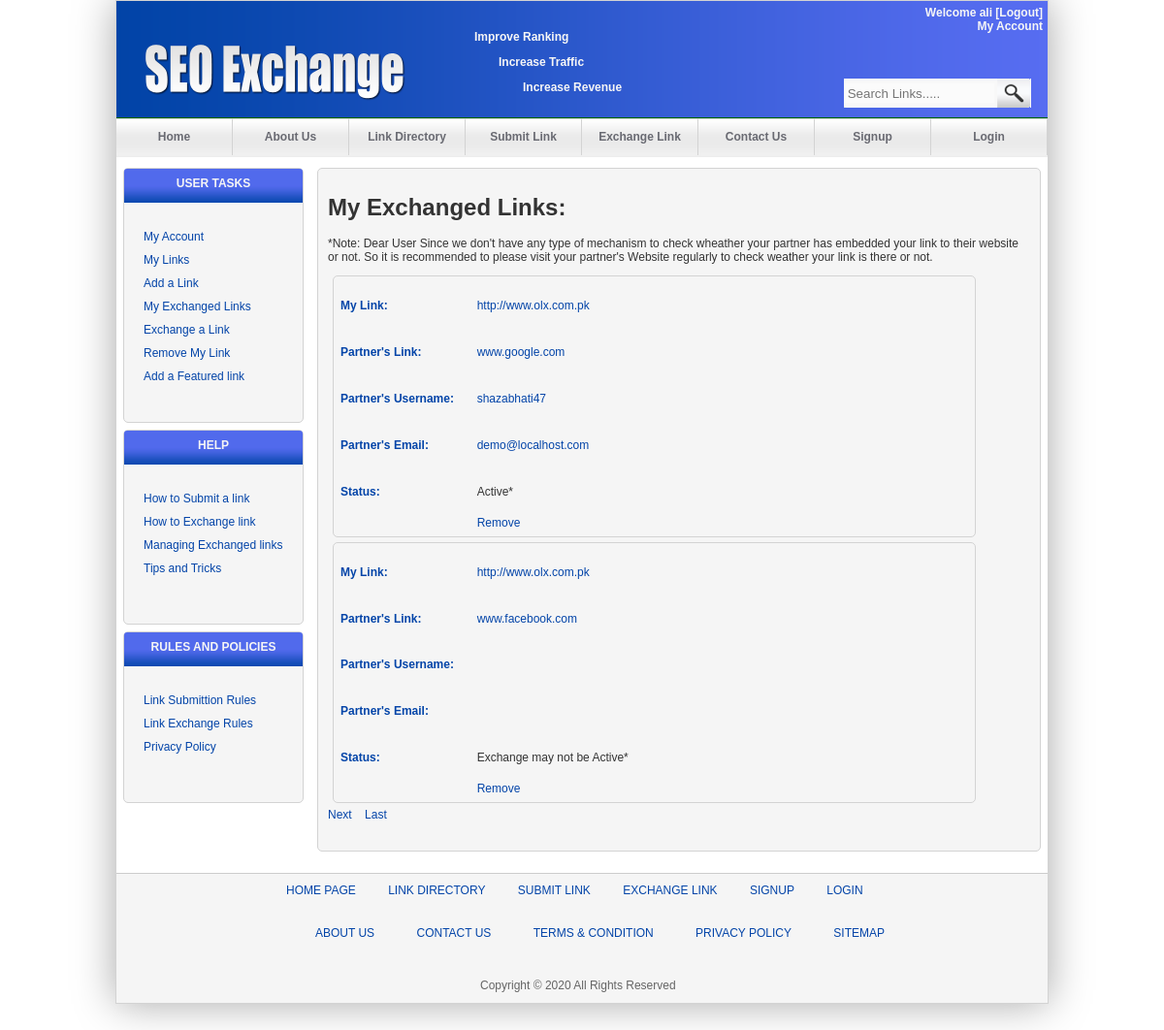
Page /MyExchangedLinks.php (signed in) on the committed database.
### tables this page shows
CREATE TABLE IF NOT EXISTS `links` (
  `id` int(11) NOT NULL AUTO_INCREMENT,
  `title` varchar(30) NOT NULL,
  `link` varchar(100) NOT NULL,
  `category` int(11) NOT NULL,
  `subcatgory` int(11) NOT NULL,
  `discription` text NOT NULL,
  `keywords` text NOT NULL,
  `email` varchar(50) NOT NULL,
  `isFeatured` tinyint(1) NOT NULL,
  `user` int(11) DEFAULT NULL,
  PRIMARY KEY (`id`),
  KEY `category` (`category`),
  KEY `subcatgory` (`subcatgory`),
  KEY `user` (`user`)
);

CREATE TABLE IF NOT EXISTS `users` (
  `id` int(11) NOT NULL AUTO_INCREMENT,
  `username` varchar(50) NOT NULL,
  `password` varchar(50) NOT NULL,
  `email` varchar(50) NOT NULL,
  PRIMARY KEY (`id`)
);

CREATE TABLE IF NOT EXISTS `exchangedlinks` (
  `id` int(11) NOT NULL AUTO_INCREMENT,
  `link1` int(11) DEFAULT NULL,
  `user1` int(11) DEFAULT NULL,
  `link2` int(11) DEFAULT NULL,
  `user2` int(11) DEFAULT NULL,
  `isValid` tinyint(1) DEFAULT NULL,
  PRIMARY KEY (`id`),
  KEY `link1` (`link1`),
  KEY `user1` (`user1`),
  KEY `link2` (`link2`),
  KEY `user2` (`user2`)
);

### MyExchangedLinks.php (the view, shortened to what this page needs)
<?php require_once('Connections/seoExchangeDbConnection.php'); ?>
<?php
if (!function_exists("GetSQLValueString")) {
function GetSQLValueString($theValue, $theType, $theDefinedValue = "", $theNotDefinedValue = "")
{
  $theValue = function_exists("mysql_real_escape_string") ? mysql_real_escape_string($theValue) : mysql_escape_string($theValue);
  switch ($theType) {
    case "long":
    case "int":
      $theValue = ($theValue != "") ? intval($theValue) : "NULL";
      break;
  }
  return $theValue;
}
}
$currentPage = $_SERVER["PHP_SELF"];
$maxRows_RecordsetExchangedLinks = 2;
$pageNum_RecordsetExchangedLinks = 0;
$startRow_RecordsetExchangedLinks = $pageNum_RecordsetExchangedLinks * $maxRows_RecordsetExchangedLinks;
$colname_RecordsetExchangedLinks = "-1";
if (isset($_SESSION['MM_UserId'])) {
  $colname_RecordsetExchangedLinks = $_SESSION['MM_UserId'];
}
$query_RecordsetExchangedLinks = sprintf("SELECT * FROM exchangedlinks WHERE user1 = %s OR user2 = %s", GetSQLValueString($colname_RecordsetExchangedLinks, "int"),GetSQLValueString($colname_RecordsetExchangedLinks, "int"));
$query_limit_RecordsetExchangedLinks = sprintf("%s LIMIT %d, %d", $query_RecordsetExchangedLinks, $startRow_RecordsetExchangedLinks, $maxRows_RecordsetExchangedLinks);
$RecordsetExchangedLinks = mysql_query($query_limit_RecordsetExchangedLinks, $seoExchangeDbConnection) or die(mysql_error());
$row_RecordsetExchangedLinks = mysql_fetch_assoc($RecordsetExchangedLinks);
if (isset($_GET['totalRows_RecordsetExchangedLinks'])) {
  $totalRows_RecordsetExchangedLinks = $_GET['totalRows_RecordsetExchangedLinks'];
} else {
  $all_RecordsetExchangedLinks = mysql_query($query_RecordsetExchangedLinks);
  $totalRows_RecordsetExchangedLinks = mysql_num_rows($all_RecordsetExchangedLinks);
}
$totalPages_RecordsetExchangedLinks = ceil($totalRows_RecordsetExchangedLinks/$maxRows_RecordsetExchangedLinks)-1;
$queryString_RecordsetExchangedLinks = "";
$queryString_RecordsetExchangedLinks = sprintf("&totalRows_RecordsetExchangedLinks=%d%s", $totalRows_RecordsetExchangedLinks, $queryString_RecordsetExchangedLinks);
?>
<!DOCTYPE html PUBLIC "-//W3C//DTD XHTML 1.0 Transitional//EN" "http://www.w3.org/TR/xhtml1/DTD/xhtml1-transitional.dtd">
<html xmlns="http://www.w3.org/1999/xhtml">
<head>
<link href="Styles/main.css" rel="stylesheet" type="text/css" />
<link href="SpryAssets/SpryMenuBarHorizontal.css" rel="stylesheet" type="text/css" />
</head>
<body>
<div id="HeaderText">
  <p>Improve Ranking</p>
  <p style="text-indent:25px">Increase Traffic</p>
  <p style="text-indent:50px">Increase Revenue</p>
</div>
<div id="container" style="height:1033px">
  <div id="header">
    <div id="logo"> <a href="index.php"><img src="images/Logo SEO Exchange.png" width="268" height="58" alt="seo Exchange Logo" longdesc="index.php" border="none;"/></a></div>
    <div id="navbar">
      <ul id="MenuBar1" class="MenuBarHorizontal">
        <li><a href="index.php">Home</a></li>
        <li><a href="AboutUs.php">About Us</a></li>
        <li><a href="LinkDirectory.php">Link Directory</a></li>
        <li><a href="SubmitLink.php">Submit Link</a></li>
        <li><a href="ExchangeLink.php">Exchange Link</a></li>
        <li><a href="ContactUs.php">Contact Us</a></li>
        <li><a href="Signup.php">Signup</a></li>
        <li><a href="login.php">Login</a></li>
      </ul>
    </div>
    <div id="DivUserWelcome">
      <?php
	   $urlLogout="<a href='/doLogout.php' style='color:#F6F6F6'> [Logout] </a>";
if (isset($_SESSION['MM_Username'])){echo "Welcome  ".$_SESSION['MM_Username']."  ".$urlLogout;
          echo  "<br /><a href='/myAccount.php' style='color:#F6F6F6'> My Account </a><br />";}?>
    </div>
    <div id="searchbar">
      <form id="Searchform" name="Searchform" method="get" action="Search.php">
        <input name="searchField" type="text" id="searchField" placeholder=" Search Links....." />
        <input type="submit" name="searchButton" id="searchButton" value="  " />
      </form>
    </div>
  </div>
  <div id="main">
    <div id="sidebar">
      <div class="panel">
        <div class="panelHeading">user tasks</div>
        <div class="panelBody">
          <ul>
            <?php
		  if (isset($_SESSION['MM_Username'])){?>
            <li><a href="../myAccount.php">My Account</a></li>
            <?php }?>
            <a href="myLinks.php">
            <li>My Links</li>
            </a> <a href="SubmitLink.php">
            <li>Add a Link</li>
            </a> <a href="MyExchangedLinks.php">
            <li>My Exchanged Links</li>
            </a> <a href="ExchangeLink.php">
            <li>Exchange a Link</li>
            </a> <a href="RemoveMyLink.php">
            <li>Remove My  Link</li>
            </a> <a href="AddFeatured.php">Add a Featured link</a>
          </ul>
        </div>
      </div>
      <div class="panel">
        <div class="panelHeading">Help</div>
        <div class="panelBody">
          <ul>
            <a href="HowToSubmitLink.php">
            <li>How to Submit a link</li>
            </a> <a href="HowToExchange.php">
            <li>How to Exchange link</li>
            </a> <a href="HowToManage.php">
            <li>Managing Exchanged links</li>
            </a> <a href="Tips.php">
            <li>Tips and Tricks</li>
            </a>
          </ul>
        </div>
      </div>
      <div class="panel">
        <div class="panelHeading">Rules and policies</div>
        <div class="panelBody">
          <ul>
            <a href="LinkSubmitRules.php">
            <li>Link Submittion Rules</li>
            </a> <a href="LinkExchangeRules.php">
            <li>Link Exchange Rules</li>
            </a> <a href="Privacy.php">
            <li>Privacy Policy </li>
            </a>
          </ul>
        </div>
      </div>
    </div>
    <div id="content" style="height:734px">
      <div class="panel">
        <div class="panelBody">
          <h1>My Exchanged Links:</h1>
          <p>*Note: Dear User Since we don't have any type of mechanism to check wheather your partner has embedded your link to their website or not. So it is recommended to please visit your partner's Website regularly to check weather your link is there or not. </p>
          <?php do { if ($row_RecordsetExchangedLinks){?>
          <table width="663"
          style=" border: solid 1px lightgray; border-radius: 5px; margin: 5px; padding: 5px;">
            <tr>
              <td width="139"><h4>My Link:</h4></td>
              <td width="508"><?php
			  if ($row_RecordsetExchangedLinks['user1']== $_SESSION['MM_UserId'])
			  { $myLinkId = $row_RecordsetExchangedLinks['link1'];
			  mysql_select_db($database_seoExchangeDbConnection, $seoExchangeDbConnection);
			  $query_RecordsetMyLinks = sprintf("SELECT link FROM links WHERE id = %s",
			  GetSQLValueString($myLinkId, "int"));
			  $RecordsetMyLinks = mysql_query($query_RecordsetMyLinks,$seoExchangeDbConnection) or
			  die(mysql_error());
			  $row_RecordsetMyLinks = mysql_fetch_assoc($RecordsetMyLinks);
			  echo "<a href=\"".$row_RecordsetMyLinks['link']
			  ."\" target=\"_blank\">".$row_RecordsetMyLinks['link']."</a>";
			  }
			  else {
			  $myLinkId = $row_RecordsetExchangedLinks['link2'];
			  $query_RecordsetMyLinks = sprintf("SELECT link FROM links WHERE id = %s",
			  GetSQLValueString($myLinkId, "int"));
			  $RecordsetMyLinks = mysql_query($query_RecordsetMyLinks,$seoExchangeDbConnection) or
			  die(mysql_error());
			  $row_RecordsetMyLinks = mysql_fetch_assoc($RecordsetMyLinks);
			  echo "<a href=\"".$row_RecordsetMyLinks['link']
			  ."\" target=\"_blank\">".$row_RecordsetMyLinks['link']."</a>";
			  }
			  ?></td>
            </tr>
            <tr>
              <td><h4>Partner's Link:</h4></td>
              <td><?php
			   if ($row_RecordsetExchangedLinks['user1']== $_SESSION['MM_UserId'])
			  {$myLinkId = $row_RecordsetExchangedLinks['link2'];
			  mysql_select_db($database_seoExchangeDbConnection, $seoExchangeDbConnection);
			  $query_RecordsetMyLinks = sprintf("SELECT link FROM links WHERE id = %s",
			  GetSQLValueString($myLinkId, "int"));
			  $RecordsetMyLinks = mysql_query($query_RecordsetMyLinks,$seoExchangeDbConnection) or
			  die(mysql_error());
			  $row_RecordsetMyLinks = mysql_fetch_assoc($RecordsetMyLinks);
			  echo "<a href=\"".$row_RecordsetMyLinks['link']
			  ."\" target=\"_blank\">".$row_RecordsetMyLinks['link']."</a>";
			  }
			  else {
			  $myLinkId = $row_RecordsetExchangedLinks['link1'];
			  $query_RecordsetMyLinks = sprintf("SELECT link FROM links WHERE id = %s",
			  GetSQLValueString($myLinkId, "int"));
			  $RecordsetMyLinks = mysql_query($query_RecordsetMyLinks,$seoExchangeDbConnection) or
			  die(mysql_error());
			  $row_RecordsetMyLinks = mysql_fetch_assoc($RecordsetMyLinks);
			  echo "<a href=\"".$row_RecordsetMyLinks['link']
			  ."\" target=\"_blank\">".$row_RecordsetMyLinks['link']."</a>";
			  }?></td>
            </tr>
            <tr>
              <td><h4>Partner's Username:</h4></td>
              <td><?php
			   if ($row_RecordsetExchangedLinks['user2'] == $_SESSION['MM_UserId'])
			  { mysql_select_db($database_seoExchangeDbConnection, $seoExchangeDbConnection);
			  $query_RecordsetPartnerUser = sprintf("SELECT username, email FROM users WHERE id =%s", GetSQLValueString($row_RecordsetExchangedLinks['user1'], "int"));
			  $RecordsetPartnerUser = mysql_query($query_RecordsetPartnerUser, $seoExchangeDbConnection )
			  or die(mysql_error());
			  $row_RecordsetPartnerUser = mysql_fetch_assoc($RecordsetPartnerUser);
			   echo "<a href=\"\">".$row_RecordsetPartnerUser['username']."</a>";
			  }?></td>
            </tr>
            <tr>
              <td><h4>Partner's Email:</h4></td>
              <td><?php
			  if (isset ($row_RecordsetPartnerUser['email'])){
				  echo "<a href=\"mailto:".$row_RecordsetPartnerUser['email']."\">".$row_RecordsetPartnerUser['email']."</a>";
				  }?></td>
            </tr>
            <tr>
              <td><h4>Status:</h4></td>
              <td><?php
			  if($row_RecordsetExchangedLinks['isValid']==1)
			  {echo "Active*";}
			  else {echo "Exchange may not be Active*";} ?></td>
            </tr>
            <tr>
              <td>&nbsp;</td>
              <td><a href="removeExchanged.php<?php echo"?id=".$row_RecordsetExchangedLinks['id']."&amp;status=".$row_RecordsetExchangedLinks['isValid']."&amp;partneremail=".$row_RecordsetPartnerUser['email']."&amp;mylink=".$row_RecordsetMyLinks['link'];?>">Remove</a></td>
            </tr>
          </table>
          <?php }
	else {echo "No Links Found..";}
	 } while ($row_RecordsetExchangedLinks = mysql_fetch_assoc($RecordsetExchangedLinks)); ?>
          <?php if ($pageNum_RecordsetExchangedLinks < $totalPages_RecordsetExchangedLinks) {  ?>
            <?php if ($totalRows_RecordsetExchangedLinks > 0) {  ?>
              <a href="<?php printf("%s?pageNum_RecordsetExchangedLinks=%d%s", $currentPage, min($totalPages_RecordsetExchangedLinks, $pageNum_RecordsetExchangedLinks + 1), $queryString_RecordsetExchangedLinks); ?>">Next&nbsp;&nbsp;&nbsp;</a>
              <?php }  ?>
            <?php }  ?>
          <?php if ($pageNum_RecordsetExchangedLinks < $totalPages_RecordsetExchangedLinks) {  ?>
            <?php if ($totalRows_RecordsetExchangedLinks > 0) {  ?>
              <a href="<?php printf("%s?pageNum_RecordsetExchangedLinks=%d%s", $currentPage, $totalPages_RecordsetExchangedLinks, $queryString_RecordsetExchangedLinks); ?>">Last </a>
              <?php }  ?>
            <?php }  ?>
        </div>
      </div>
    </div>
  </div>
  <div id="footer">
    <div id="footnav">
      <ul>
        <a href="index.php">
        <li>Home Page</li>
        </a> <a href="LinkDirectory.php">
        <li>link directory</li>
        </a> <a href="SubmitLink.php">
        <li>submit link</li>
        </a> <a href="ExchangeLink.php">
        <li>exchange link</li>
        </a> <a href="Signup.php">
        <li>signup</li>
        </a> <a href="login.php">
        <li>Login</li>
        </a>
      </ul>
    </div>
    <div id="footcontent">
      <ul>
        <a href="AboutUs.php">
        <li>About Us</li>
        </a> <a href="ContactUs.php">
        <li>Contact Us</li>
        </a> <a href="TermConditions.php">
        <li>Terms & Condition</li>
        </a> <a href="Privacy.php">
        <li>Privacy Policy</li>
        </a> <a href="index.php">
        <li>Sitemap</li>
        </a>
      </ul>
    </div>
    <div id="copyright">
      Copyright &copy; <?php echo date('Y');?> All Rights Reserved </div>
  </div>
</div>
</body>
</html>

### rows in the picture
links: link "http://www.olx.com.pk"
links: link "www.google.com"
users: username "shazabhati47", email "demo@localhost.com"
exchangedlinks: link2.link "http://www.olx.com.pk", link1.link "www.facebook.com", isValid "Exchange may not be Active*"

### other values in the picture
$_SESSION['MM_Username'] "ali"
